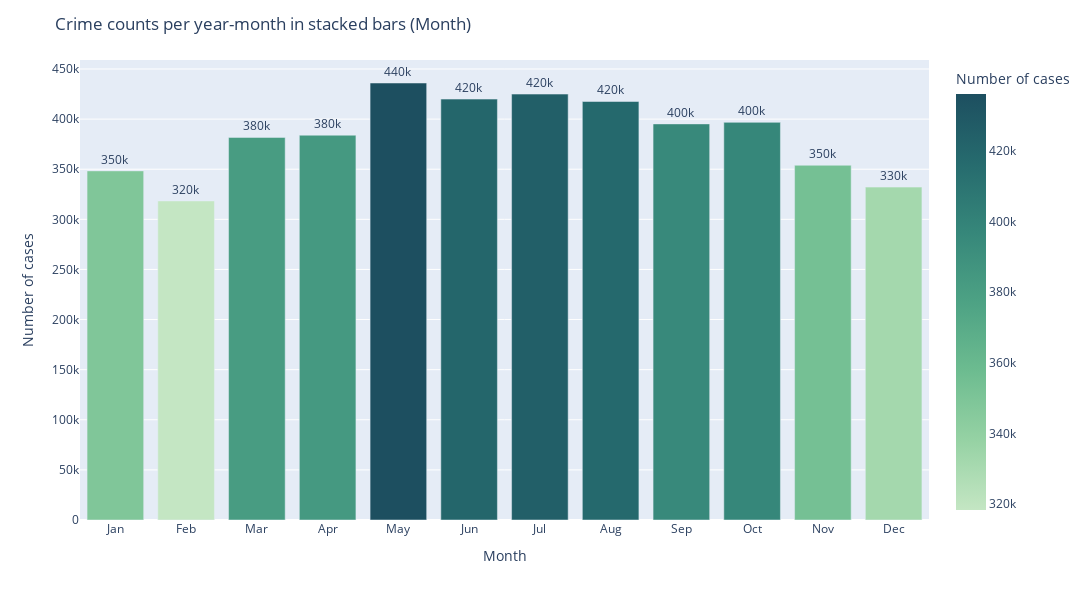

The notebook cell this image was saved under:
### Markdown cell above
- bar graph confirms # getting lower
- 2015-2020: kind of flat
- 2020- less then increase in the end

### Code cell
#aggregate by month
agg_months = aux.groupby(['Month'])['Number of cases'].sum().reset_index()
agg_months.Month = agg_months.Month.astype(int)
agg_months.sort_values('Month',inplace=True)
agg_months.Month = ['Jan', 'Feb', 'Mar', 'Apr', 'May', 'Jun', 'Jul', 'Aug', 'Sep', 'Oct', 'Nov', 'Dec']

fig = px.bar(
    agg_months,
    x="Month",
    y="Number of cases",
    color="Number of cases",
    text="Number of cases",
    height=600,
    width=1400,
    color_continuous_scale=px.colors.sequential.Blugrn
)
fig.update_traces(texttemplate="%{text:.2s}", textposition="outside")
fig.update_layout(title_text="Crime counts per year-month in stacked bars (Month)")
fig.show()

### Figure 1 — Plotly figure (JSON) as saved in the notebook; plotly's stock layout.template omitted (floating-point values rounded to 4 significant figures)
{"data": [{"alignmentgroup": "True", "hovertemplate": "Month=%{x}<br>Number of cases=%{marker.color}<extra></extra>", "legendgroup": "", "marker": {"color": [348331, 318356, 381746, 383933, 436030, 419962, 424970, 417578, 395219, 396772, 353939, 332159], "coloraxis": "coloraxis"}, "name": "", "offsetgroup": "", "orientation": "v", "showlegend": false, "text": [348331, 318356, 381746, 383933, 436030, 419962, 424970, 417578, 395219, 396772, 353939, 332159], "textposition": "outside", "texttemplate": "%{text:.2s}", "type": "bar", "x": ["Jan", "Feb", "Mar", "Apr", "May", "Jun", "Jul", "Aug", "Sep", "Oct", "Nov", "Dec"], "xaxis": "x", "y": [348331, 318356, 381746, 383933, 436030, 419962, 424970, 417578, 395219, 396772, 353939, 332159], "yaxis": "y"}], "layout": {"barmode": "relative", "coloraxis": {"colorbar": {"title": {"text": "Number of cases"}}, "colorscale": [[0, "rgb(196, 230, 195)"], [0.1667, "rgb(150, 210, 164)"], [0.3333, "rgb(109, 188, 144)"], [0.5, "rgb(77, 162, 132)"], [0.6667, "rgb(54, 135, 122)"], [0.8333, "rgb(38, 107, 110)"], [1, "rgb(29, 79, 96)"]]}, "height": 600, "legend": {"tracegroupgap": 0}, "margin": {"t": 60}, "title": {"text": "Crime counts per year-month in stacked bars (Month)"}, "width": 1400, "xaxis": {"anchor": "y", "domain": [0, 1], "title": {"text": "Month"}}, "yaxis": {"anchor": "x", "domain": [0, 1], "title": {"text": "Number of cases"}}}}
